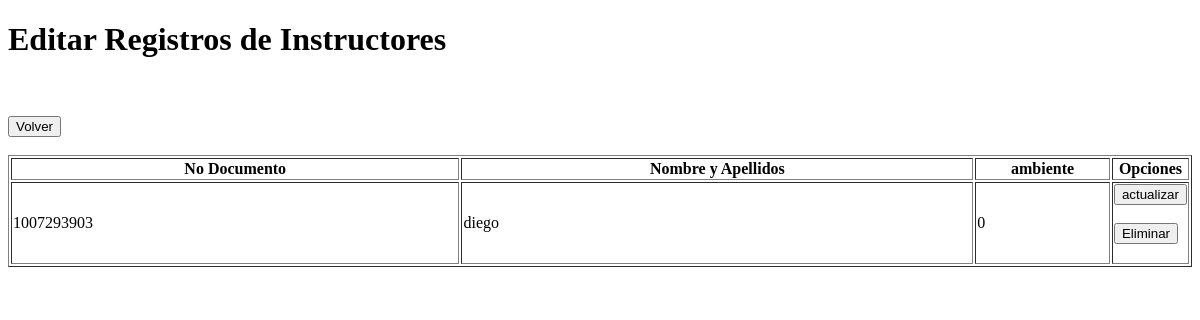
The page /index_instructores.php on the database as committed earlier.
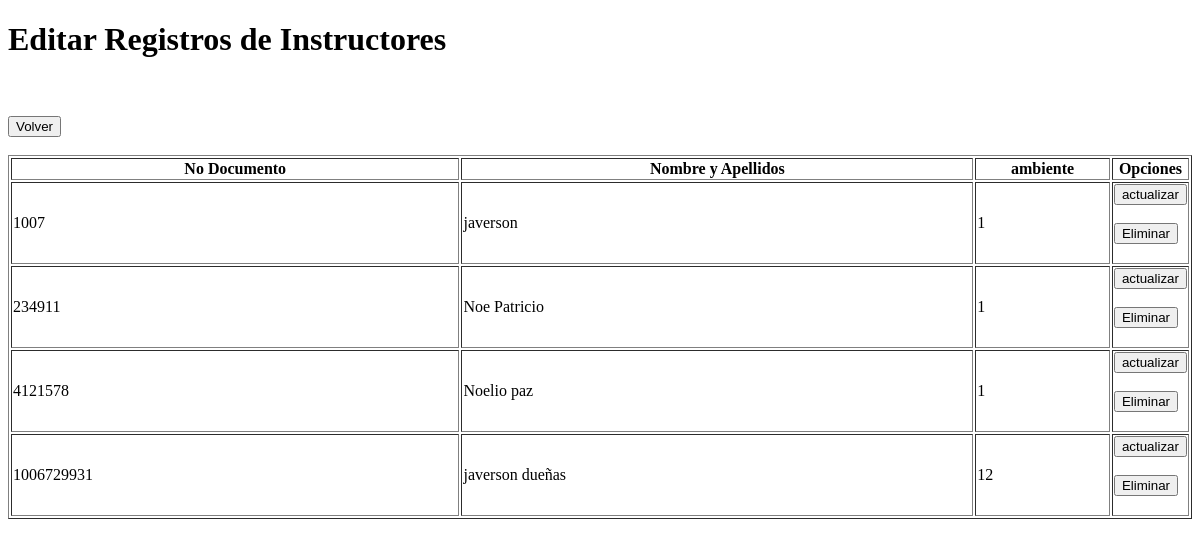
The same page on the database as committed later.
### tables this page shows
CREATE TABLE `instructores` (
  `No_documento` int(15) NOT NULL,
  `nom_instructor` varchar(35) NOT NULL,
  `no` int(20) DEFAULT NULL
);

### function.php (called while the page is built, shortened)
<?php
function db_query($query) {
    $connection = mysqli_connect("localhost","root","","proyecto");
    $result = mysqli_query($connection,$query);
    return $result;
}
?>

### index_instructores.php (the view, shortened to what this page needs)
<!doctype html>
<html>
<head>
</head>
<body>
<div class="main-wrapper">
<h1>Editar Registros de Instructores </h1>
<br><br>
<?php
	include("function.php");
?>
<table border="1" width="100%">
	<tr>
		<th width="41%">No Documento</th>
		<th width="47%">Nombre y Apellidos</th>
		<th width="41%">ambiente</th>
		<th width="50%">Opciones</th>
	</tr>
<?php
	$sql = "select * from instructores";
	$result = db_query($sql);
	while($row = mysqli_fetch_object($result)){
	?>
	<tr>
		<td><?php echo $row->No_documento;?></td>
		<td><?php echo $row->nom_instructor;?></td>
		<td><?php echo $row->no;?></td>
		<td>
<a href="editar_instructores.php?id=<?php echo $row->No_documento; ?>">
<input type="submit" class="btn btn-primary btn-block"  name="submit" value="actualizar"></a>
<br><br>
<a  href="borrar_instrucrores.php?id=<?php echo $row->No_documento;?>">
<input type="submit" class="btn btn-primary btn-block"  name="submit" value="Eliminar"></a>
<br><br>
  </td>
	</tr>
	<?php } ?>
	<a  href="c-menu.php">
<input type="submit" class="btn btn-primary btn-block"  name="submit" value="Volver"></a>
	<br><br>
</table>
</div>
</body>
</html>

Rows that differ between the two databases and show on the page:
removed instructores: No_documento "1007293903", nom_instructor "diego", no "0"
added instructores: No_documento "1007", nom_instructor "javerson", no "1"
added instructores: No_documento "234911", nom_instructor "Noe Patricio", no "1"
added instructores: No_documento "4121578", nom_instructor "Noelio paz", no "1"
added instructores: No_documento "1006729931", nom_instructor "javerson dueñas", no "12"
